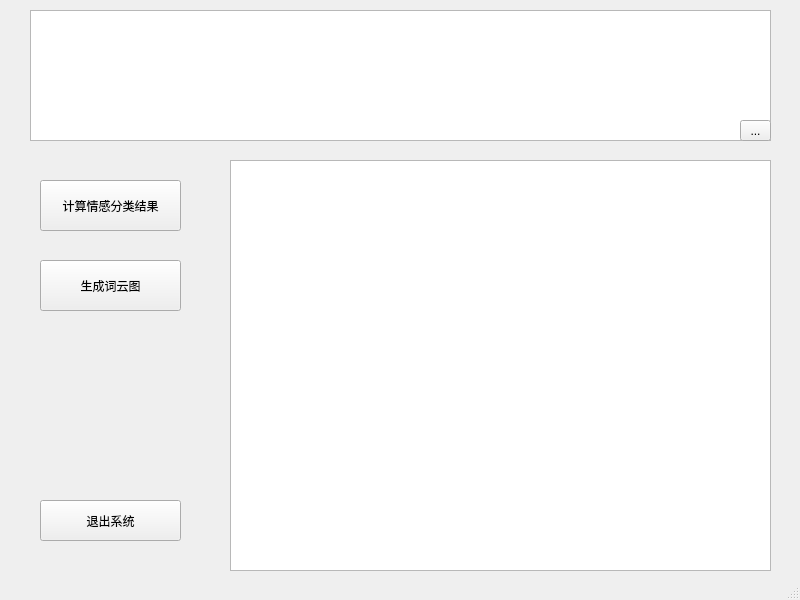
<?xml version="1.0" encoding="UTF-8"?>
<ui version="4.0">
 <class>MainWindow</class>
 <widget class="QMainWindow" name="MainWindow">
  <property name="geometry">
   <rect>
    <x>0</x>
    <y>0</y>
    <width>800</width>
    <height>600</height>
   </rect>
  </property>
  <property name="windowTitle">
   <string>用户你好</string>
  </property>
  <widget class="QWidget" name="centralwidget">
   <widget class="QTextEdit" name="input_edit">
    <property name="enabled">
     <bool>true</bool>
    </property>
    <property name="geometry">
     <rect>
      <x>30</x>
      <y>10</y>
      <width>741</width>
      <height>131</height>
     </rect>
    </property>
    <property name="placeholderText">
     <string extracomment="请输入"/>
    </property>
   </widget>
   <widget class="QToolButton" name="toolButton">
    <property name="geometry">
     <rect>
      <x>740</x>
      <y>120</y>
      <width>31</width>
      <height>21</height>
     </rect>
    </property>
    <property name="text">
     <string>...</string>
    </property>
   </widget>
   <widget class="QPushButton" name="sentiment_analysis">
    <property name="geometry">
     <rect>
      <x>40</x>
      <y>180</y>
      <width>141</width>
      <height>51</height>
     </rect>
    </property>
    <property name="text">
     <string>计算情感分类结果</string>
    </property>
   </widget>
   <widget class="QPushButton" name="word_cloud">
    <property name="geometry">
     <rect>
      <x>40</x>
      <y>260</y>
      <width>141</width>
      <height>51</height>
     </rect>
    </property>
    <property name="text">
     <string>生成词云图</string>
    </property>
   </widget>
   <widget class="QTextEdit" name="output_edit">
    <property name="geometry">
     <rect>
      <x>230</x>
      <y>160</y>
      <width>541</width>
      <height>411</height>
     </rect>
    </property>
   </widget>
   <widget class="QPushButton" name="exit_system">
    <property name="geometry">
     <rect>
      <x>40</x>
      <y>500</y>
      <width>141</width>
      <height>41</height>
     </rect>
    </property>
    <property name="text">
     <string>退出系统</string>
    </property>
   </widget>
  </widget>
  <widget class="QStatusBar" name="statusbar"/>
 </widget>
 <resources/>
 <connections/>
</ui>
